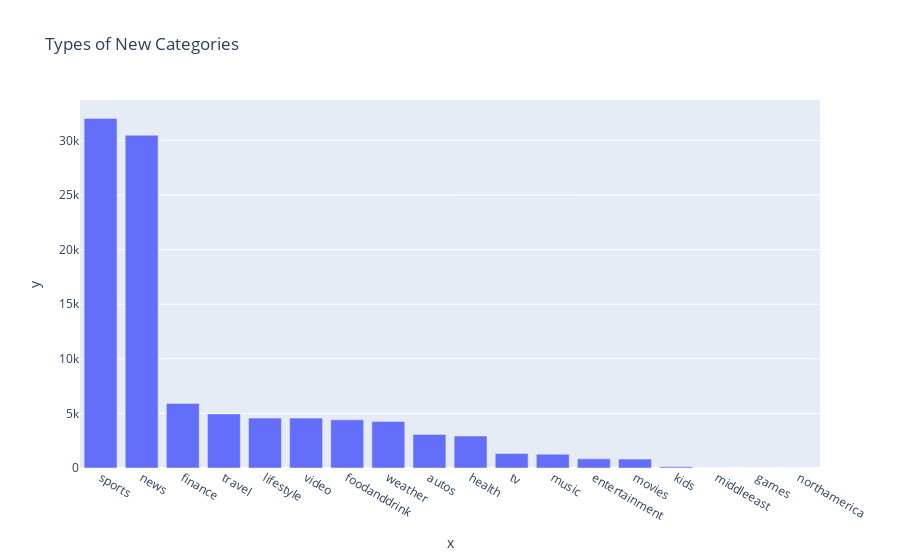

Notebook cell for this chart:
### Code cell
# Types of News Categories
from matplotlib.pyplot import figure


categories = data['News Category'].value_counts()
label = categories.index
counts = categories.values
figure = px.bar(data, x=label,
                y=counts,
                title="Types of New Categories")
figure.show()

### Figure 1 — Plotly figure (JSON) as saved in the notebook; plotly's stock layout.template omitted (floating-point values rounded to 4 significant figures)
{"data": [{"alignmentgroup": "True", "hovertemplate": "x=%{x}<br>y=%{y}<extra></extra>", "legendgroup": "", "marker": {"color": "#636efa", "pattern": {"shape": ""}}, "name": "", "offsetgroup": "", "orientation": "v", "showlegend": false, "textposition": "auto", "type": "bar", "x": ["sports", "news", "finance", "travel", "lifestyle", "video", "foodanddrink", "weather", "autos", "health", "tv", "music", "entertainment", "movies", "kids", "middleeast", "games", "northamerica"], "xaxis": "x", "y": [32020, 30478, 5916, 4955, 4570, 4569, 4418, 4255, 3071, 2929, 1323, 1263, 837, 815, 104, 2, 1, 1], "yaxis": "y"}], "layout": {"barmode": "relative", "legend": {"tracegroupgap": 0}, "title": {"text": "Types of New Categories"}, "xaxis": {"anchor": "y", "domain": [0, 1], "title": {"text": "x"}}, "yaxis": {"anchor": "x", "domain": [0, 1], "title": {"text": "y"}}}}
